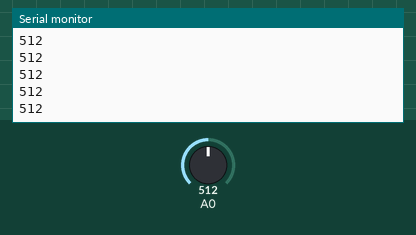
A sketch run on a simulated Arduino Uno, built with avr-gcc and run on an emulated ATmega328P. Parts: the last lines printed to the serial monitor. The inputs (shaded band) are chosen by the test bench; at power-on: A0 = 512.

Above: at 1.2 s.
1.3 s: A0 set to 716
At 2.2 s:
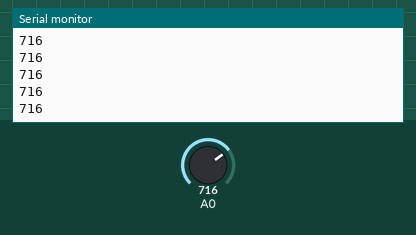
2.8 s: A0 set to 900
At 3.4 s:
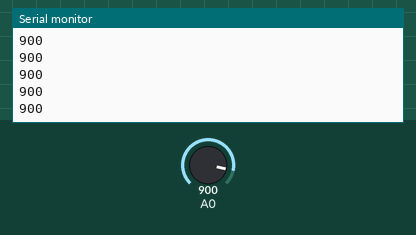
Timing chart, 0 to 5.8 s (numbered marks = the images above; inputs shaded):
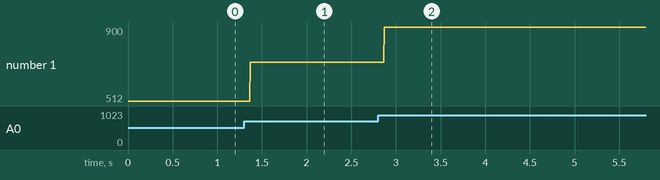

The sketch:

Wk4_InClass_AnalogTest.ino
```cpp
//Barbara Compagnoni & Nadine Razzouk
//P-Comp
//Fall 2014
//In Class Assignment : Analog in for motors

void setup() {
  Serial.begin(9600);       // initialize serial communications
}

void loop()
{
  int analogValue = analogRead(A0); // read the analog input
  Serial.println(analogValue);      // print it
}
```

Measured:
- after the input at 1.3 s, the serial monitor: prints a new line after 0.07 s (image 1)
- after the input at 2.8 s, the serial monitor: prints a new line after 0.07 s (image 2)
- plotted number 1: 512 → 716 after the input at 1.3 s, 716 → 900 after the input at 2.8 s
